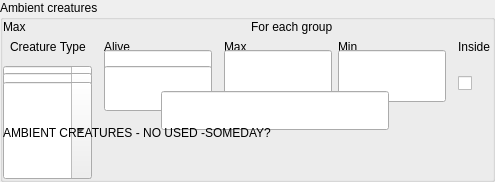
        <widget class="QGroupBox" name="IDC_STATIC_18">
          <property name="title">
            <string>Ambient creatures</string>
          </property>
          <property name="visible">
            <bool>true</bool>
          </property>
          <property name="enabled">
            <bool>true</bool>
          </property>
          <property name="flat">
            <bool>false</bool>
          </property>
          <layout class="QVBoxLayout" name="layout_17">
            <property name="spacing">
              <number>6</number>
            </property>
            <property name="margin">
              <number>0</number>
            </property>
            <item>
              <layout class="QGridLayout" name="layout_18">
                <property name="spacing">
                  <number>6</number>
                </property>
                <property name="margin">
                  <number>0</number>
                </property>
                <item row="0" column="0">
                  <widget class="QLabel" name="IDC_STATIC_19">
                    <property name="text">
                      <string>Max</string>
                    </property>
                    <property name="visible">
                      <bool>true</bool>
                    </property>
                    <property name="enabled">
                      <bool>true</bool>
                    </property>
                    <property name="alignment">
                      <set>Qt::AlignLeft</set>
                    </property>
                    <property name="minimumSize">
                      <size>
                        <width>27</width>
                        <height>11</height>
                      </size>
                    </property>
                    <property name="sizePolicy">
                      <sizepolicy hsizetype="Preferred" vsizetype="Preferred">
                        <horstretch>0</horstretch>
                        <verstretch>0</verstretch>
                      </sizepolicy>
                    </property>
                  </widget>
                </item>
                <item row="0" column="2">
                  <widget class="QLabel" name="IDC_STATIC_20">
                    <property name="text">
                      <string>For each group</string>
                    </property>
                    <property name="visible">
                      <bool>true</bool>
                    </property>
                    <property name="enabled">
                      <bool>true</bool>
                    </property>
                    <property name="alignment">
                      <set>Qt::AlignLeft</set>
                    </property>
                    <property name="minimumSize">
                      <size>
                        <width>68</width>
                        <height>11</height>
                      </size>
                    </property>
                    <property name="sizePolicy">
                      <sizepolicy hsizetype="Preferred" vsizetype="Preferred">
                        <horstretch>0</horstretch>
                        <verstretch>0</verstretch>
                      </sizepolicy>
                    </property>
                  </widget>
                </item>
              </layout>
            </item>
            <item>
              <layout class="QGridLayout" name="layout_19">
                <property name="spacing">
                  <number>6</number>
                </property>
                <property name="margin">
                  <number>0</number>
                </property>
                <item row="0" column="1" rowspan="2">
                  <widget class="QLabel" name="IDC_STATIC_21">
                    <property name="text">
                      <string>Creature Type</string>
                    </property>
                    <property name="visible">
                      <bool>true</bool>
                    </property>
                    <property name="enabled">
                      <bool>true</bool>
                    </property>
                    <property name="alignment">
                      <set>Qt::AlignLeft</set>
                    </property>
                    <property name="minimumSize">
                      <size>
                        <width>75</width>
                        <height>11</height>
                      </size>
                    </property>
                    <property name="sizePolicy">
                      <sizepolicy hsizetype="Preferred" vsizetype="Preferred">
                        <horstretch>0</horstretch>
                        <verstretch>0</verstretch>
                      </sizepolicy>
                    </property>
                  </widget>
                </item>
                <item row="0" column="4" rowspan="2" colspan="2">
                  <widget class="QLabel" name="IDC_STATIC_22">
                    <property name="text">
                      <string>Alive</string>
                    </property>
                    <property name="visible">
                      <bool>true</bool>
                    </property>
                    <property name="enabled">
                      <bool>true</bool>
                    </property>
                    <property name="alignment">
                      <set>Qt::AlignLeft</set>
                    </property>
                    <property name="minimumSize">
                      <size>
                        <width>34</width>
                        <height>11</height>
                      </size>
                    </property>
                    <property name="sizePolicy">
                      <sizepolicy hsizetype="Preferred" vsizetype="Preferred">
                        <horstretch>0</horstretch>
                        <verstretch>0</verstretch>
                      </sizepolicy>
                    </property>
                  </widget>
                </item>
                <item row="0" column="7" rowspan="2">
                  <widget class="QLabel" name="IDC_STATIC_23">
                    <property name="text">
                      <string>Max</string>
                    </property>
                    <property name="visible">
                      <bool>true</bool>
                    </property>
                    <property name="enabled">
                      <bool>true</bool>
                    </property>
                    <property name="alignment">
                      <set>Qt::AlignLeft</set>
                    </property>
                    <property name="minimumSize">
                      <size>
                        <width>34</width>
                        <height>11</height>
                      </size>
                    </property>
                    <property name="sizePolicy">
                      <sizepolicy hsizetype="Preferred" vsizetype="Preferred">
                        <horstretch>0</horstretch>
                        <verstretch>0</verstretch>
                      </sizepolicy>
                    </property>
                  </widget>
                </item>
                <item row="0" column="8" rowspan="2" colspan="2">
                  <widget class="QLabel" name="IDC_STATIC_24">
                    <property name="text">
                      <string>Min</string>
                    </property>
                    <property name="visible">
                      <bool>true</bool>
                    </property>
                    <property name="enabled">
                      <bool>true</bool>
                    </property>
                    <property name="alignment">
                      <set>Qt::AlignLeft</set>
                    </property>
                    <property name="minimumSize">
                      <size>
                        <width>34</width>
                        <height>11</height>
                      </size>
                    </property>
                    <property name="sizePolicy">
                      <sizepolicy hsizetype="Preferred" vsizetype="Preferred">
                        <horstretch>0</horstretch>
                        <verstretch>0</verstretch>
                      </sizepolicy>
                    </property>
                  </widget>
                </item>
                <item row="0" column="11" rowspan="2" colspan="3">
                  <widget class="QLabel" name="IDC_STATIC_25">
                    <property name="text">
                      <string>Inside</string>
                    </property>
                    <property name="visible">
                      <bool>true</bool>
                    </property>
                    <property name="enabled">
                      <bool>true</bool>
                    </property>
                    <property name="alignment">
                      <set>Qt::AlignLeft</set>
                    </property>
                    <property name="minimumSize">
                      <size>
                        <width>34</width>
                        <height>11</height>
                      </size>
                    </property>
                    <property name="sizePolicy">
                      <sizepolicy hsizetype="Preferred" vsizetype="Preferred">
                        <horstretch>0</horstretch>
                        <verstretch>0</verstretch>
                      </sizepolicy>
                    </property>
                  </widget>
                </item>
                <item row="1" column="4" rowspan="7" colspan="2">
                  <widget class="QLineEdit" name="IDC_AMB_N_GROUPS2">
                    <property name="visible">
                      <bool>true</bool>
                    </property>
                    <property name="enabled">
                      <bool>true</bool>
                    </property>
                    <property name="minimumSize">
                      <size>
                        <width>34</width>
                        <height>20</height>
                      </size>
                    </property>
                    <property name="sizePolicy">
                      <sizepolicy hsizetype="Preferred" vsizetype="Preferred">
                        <horstretch>0</horstretch>
                        <verstretch>0</verstretch>
                      </sizepolicy>
                    </property>
                  </widget>
                </item>
                <!--
<item row="1" column="4" rowspan="7" colspan="2">
  <widget class="QLineEdit" name="IDC_AMB_N_GROUPS3">
    <property name="visible">
      <bool>true</bool>
    </property>
    <property name="enabled">
      <bool>true</bool>
    </property>
    <property name="minimumSize">
      <size>
        <width>34</width>
        <height>20</height>
      </size>
    </property>
    <property name="sizePolicy">
      <sizepolicy hsizetype="Preferred" vsizetype="Preferred">
        <horstretch>0</horstretch>
        <verstretch>0</verstretch>
      </sizepolicy>
    </property>
  </widget>
</item>
-->
                <!--
<item row="1" column="4" rowspan="7" colspan="2">
  <widget class="QLineEdit" name="IDC_AMB_N_GROUPS4">
    <property name="visible">
      <bool>true</bool>
    </property>
    <property name="enabled">
      <bool>true</bool>
    </property>
    <property name="minimumSize">
      <size>
        <width>34</width>
        <height>20</height>
      </size>
    </property>
    <property name="sizePolicy">
      <sizepolicy hsizetype="Preferred" vsizetype="Preferred">
        <horstretch>0</horstretch>
        <verstretch>0</verstretch>
      </sizepolicy>
    </property>
  </widget>
</item>
-->
                <!--
<item row="1" column="4" rowspan="7" colspan="2">
  <widget class="QLineEdit" name="IDC_AMB_N_GROUPS5">
    <property name="visible">
      <bool>true</bool>
    </property>
    <property name="enabled">
      <bool>true</bool>
    </property>
    <property name="minimumSize">
      <size>
        <width>34</width>
        <height>20</height>
      </size>
    </property>
    <property name="sizePolicy">
      <sizepolicy hsizetype="Preferred" vsizetype="Preferred">
        <horstretch>0</horstretch>
        <verstretch>0</verstretch>
      </sizepolicy>
    </property>
  </widget>
</item>
-->
                <!--
<item row="1" column="4" rowspan="7" colspan="2">
  <widget class="QLineEdit" name="IDC_AMB_N_GROUPS6">
    <property name="visible">
      <bool>true</bool>
    </property>
    <property name="enabled">
      <bool>true</bool>
    </property>
    <property name="minimumSize">
      <size>
        <width>34</width>
        <height>20</height>
      </size>
    </property>
    <property name="sizePolicy">
      <sizepolicy hsizetype="Preferred" vsizetype="Preferred">
        <horstretch>0</horstretch>
        <verstretch>0</verstretch>
      </sizepolicy>
    </property>
  </widget>
</item>
-->
                <item row="1" column="7" rowspan="7">
                  <widget class="QLineEdit" name="IDC_AMB_MAX1">
                    <property name="visible">
                      <bool>true</bool>
                    </property>
                    <property name="enabled">
                      <bool>true</bool>
                    </property>
                    <property name="minimumSize">
                      <size>
                        <width>34</width>
                        <height>20</height>
                      </size>
                    </property>
                    <property name="sizePolicy">
                      <sizepolicy hsizetype="Preferred" vsizetype="Preferred">
                        <horstretch>0</horstretch>
                        <verstretch>0</verstretch>
                      </sizepolicy>
                    </property>
                  </widget>
                </item>
                <!--
<item row="1" column="7" rowspan="7">
  <widget class="QLineEdit" name="IDC_AMB_MAX2">
    <property name="visible">
      <bool>true</bool>
    </property>
    <property name="enabled">
      <bool>true</bool>
    </property>
    <property name="minimumSize">
      <size>
        <width>34</width>
        <height>20</height>
      </size>
    </property>
    <property name="sizePolicy">
      <sizepolicy hsizetype="Preferred" vsizetype="Preferred">
        <horstretch>0</horstretch>
        <verstretch>0</verstretch>
      </sizepolicy>
    </property>
  </widget>
</item>
-->
                <!--
<item row="1" column="7" rowspan="7">
  <widget class="QLineEdit" name="IDC_AMB_MAX3">
    <property name="visible">
      <bool>true</bool>
    </property>
    <property name="enabled">
      <bool>true</bool>
    </property>
    <property name="minimumSize">
      <size>
        <width>34</width>
        <height>20</height>
      </size>
    </property>
    <property name="sizePolicy">
      <sizepolicy hsizetype="Preferred" vsizetype="Preferred">
        <horstretch>0</horstretch>
        <verstretch>0</verstretch>
      </sizepolicy>
    </property>
  </widget>
</item>
-->
                <!--
<item row="1" column="7" rowspan="7">
  <widget class="QLineEdit" name="IDC_AMB_MAX4">
    <property name="visible">
      <bool>true</bool>
    </property>
    <property name="enabled">
      <bool>true</bool>
    </property>
    <property name="minimumSize">
      <size>
        <width>34</width>
        <height>20</height>
      </size>
    </property>
    <property name="sizePolicy">
      <sizepolicy hsizetype="Preferred" vsizetype="Preferred">
        <horstretch>0</horstretch>
        <verstretch>0</verstretch>
      </sizepolicy>
    </property>
  </widget>
</item>
-->
                <!--
<item row="1" column="7" rowspan="7">
  <widget class="QLineEdit" name="IDC_AMB_MAX5">
    <property name="visible">
      <bool>true</bool>
    </property>
    <property name="enabled">
      <bool>true</bool>
    </property>
    <property name="minimumSize">
      <size>
        <width>34</width>
        <height>20</height>
      </size>
    </property>
    <property name="sizePolicy">
      <sizepolicy hsizetype="Preferred" vsizetype="Preferred">
        <horstretch>0</horstretch>
        <verstretch>0</verstretch>
      </sizepolicy>
    </property>
  </widget>
</item>
-->
                <!--
<item row="1" column="7" rowspan="7">
  <widget class="QLineEdit" name="IDC_AMB_MAX6">
    <property name="visible">
      <bool>true</bool>
    </property>
    <property name="enabled">
      <bool>true</bool>
    </property>
    <property name="minimumSize">
      <size>
        <width>34</width>
        <height>20</height>
      </size>
    </property>
    <property name="sizePolicy">
      <sizepolicy hsizetype="Preferred" vsizetype="Preferred">
        <horstretch>0</horstretch>
        <verstretch>0</verstretch>
      </sizepolicy>
    </property>
  </widget>
</item>
-->
                <item row="1" column="8" rowspan="7" colspan="2">
                  <widget class="QLineEdit" name="IDC_AMB_MIN1">
                    <property name="visible">
                      <bool>true</bool>
                    </property>
                    <property name="enabled">
                      <bool>true</bool>
                    </property>
                    <property name="minimumSize">
                      <size>
                        <width>34</width>
                        <height>20</height>
                      </size>
                    </property>
                    <property name="sizePolicy">
                      <sizepolicy hsizetype="Preferred" vsizetype="Preferred">
                        <horstretch>0</horstretch>
                        <verstretch>0</verstretch>
                      </sizepolicy>
                    </property>
                  </widget>
                </item>
                <!--
<item row="1" column="8" rowspan="7" colspan="2">
  <widget class="QLineEdit" name="IDC_AMB_MIN2">
    <property name="visible">
      <bool>true</bool>
    </property>
    <property name="enabled">
      <bool>true</bool>
    </property>
    <property name="minimumSize">
      <size>
        <width>34</width>
        <height>20</height>
      </size>
    </property>
    <property name="sizePolicy">
      <sizepolicy hsizetype="Preferred" vsizetype="Preferred">
        <horstretch>0</horstretch>
        <verstretch>0</verstretch>
      </sizepolicy>
    </property>
  </widget>
</item>
-->
                <!--
<item row="1" column="8" rowspan="7" colspan="2">
  <widget class="QLineEdit" name="IDC_AMB_MIN3">
    <property name="visible">
      <bool>true</bool>
    </property>
    <property name="enabled">
      <bool>true</bool>
    </property>
    <property name="minimumSize">
      <size>
        <width>34</width>
        <height>20</height>
      </size>
    </property>
    <property name="sizePolicy">
      <sizepolicy hsizetype="Preferred" vsizetype="Preferred">
        <horstretch>0</horstretch>
        <verstretch>0</verstretch>
      </sizepolicy>
    </property>
  </widget>
</item>
-->
                <!--
<item row="1" column="8" rowspan="7" colspan="2">
  <widget class="QLineEdit" name="IDC_AMB_MIN4">
    <property name="visible">
      <bool>true</bool>
    </property>
    <property name="enabled">
      <bool>true</bool>
    </property>
    <property name="minimumSize">
      <size>
        <width>34</width>
        <height>20</height>
      </size>
    </property>
    <property name="sizePolicy">
      <sizepolicy hsizetype="Preferred" vsizetype="Preferred">
        <horstretch>0</horstretch>
        <verstretch>0</verstretch>
      </sizepolicy>
    </property>
  </widget>
</item>
-->
                <!--
<item row="1" column="8" rowspan="7" colspan="2">
  <widget class="QLineEdit" name="IDC_AMB_MIN5">
    <property name="visible">
      <bool>true</bool>
    </property>
    <property name="enabled">
      <bool>true</bool>
    </property>
    <property name="minimumSize">
      <size>
        <width>34</width>
        <height>20</height>
      </size>
    </property>
    <property name="sizePolicy">
      <sizepolicy hsizetype="Preferred" vsizetype="Preferred">
        <horstretch>0</horstretch>
        <verstretch>0</verstretch>
      </sizepolicy>
    </property>
  </widget>
</item>
-->
                <!--
<item row="1" column="8" rowspan="7" colspan="2">
  <widget class="QLineEdit" name="IDC_AMB_MIN6">
    <property name="visible">
      <bool>true</bool>
    </property>
    <property name="enabled">
      <bool>true</bool>
    </property>
    <property name="minimumSize">
      <size>
        <width>34</width>
        <height>20</height>
      </size>
    </property>
    <property name="sizePolicy">
      <sizepolicy hsizetype="Preferred" vsizetype="Preferred">
        <horstretch>0</horstretch>
        <verstretch>0</verstretch>
      </sizepolicy>
    </property>
  </widget>
</item>
-->
                <item row="3" column="0" rowspan="13" colspan="3">
                  <widget class="QComboBox" name="IDC_AMB_TYPE6">
                    <property name="visible">
                      <bool>true</bool>
                    </property>
                    <property name="enabled">
                      <bool>true</bool>
                    </property>
                    <property name="editable">
                      <bool>true</bool>
                    </property>
                    <property name="minimumSize">
                      <size>
                        <width>89</width>
                        <height>89</height>
                      </size>
                    </property>
                    <property name="sizePolicy">
                      <sizepolicy hsizetype="Preferred" vsizetype="Preferred">
                        <horstretch>0</horstretch>
                        <verstretch>0</verstretch>
                      </sizepolicy>
                    </property>
                  </widget>
                </item>
                <!--
<item row="3" column="0" rowspan="10" colspan="4">
  <widget class="QComboBox" name="IDC_AMB_TYPE1">
    <property name="visible">
      <bool>true</bool>
    </property>
    <property name="enabled">
      <bool>true</bool>
    </property>
    <property name="editable">
      <bool>true</bool>
    </property>
    <property name="minimumSize">
      <size>
        <width>89</width>
        <height>82</height>
      </size>
    </property>
    <property name="sizePolicy">
      <sizepolicy hsizetype="Preferred" vsizetype="Preferred">
        <horstretch>0</horstretch>
        <verstretch>0</verstretch>
      </sizepolicy>
    </property>
  </widget>
</item>
-->
                <item row="3" column="4" rowspan="6" colspan="2">
                  <widget class="QLineEdit" name="IDC_AMB_N_GROUPS1">
                    <property name="visible">
                      <bool>true</bool>
                    </property>
                    <property name="enabled">
                      <bool>true</bool>
                    </property>
                    <property name="minimumSize">
                      <size>
                        <width>34</width>
                        <height>20</height>
                      </size>
                    </property>
                    <property name="sizePolicy">
                      <sizepolicy hsizetype="Preferred" vsizetype="Preferred">
                        <horstretch>0</horstretch>
                        <verstretch>0</verstretch>
                      </sizepolicy>
                    </property>
                  </widget>
                </item>
                <item row="4" column="0" rowspan="10" colspan="3">
                  <widget class="QComboBox" name="IDC_AMB_TYPE2">
                    <property name="visible">
                      <bool>true</bool>
                    </property>
                    <property name="enabled">
                      <bool>true</bool>
                    </property>
                    <property name="editable">
                      <bool>true</bool>
                    </property>
                    <property name="minimumSize">
                      <size>
                        <width>89</width>
                        <height>82</height>
                      </size>
                    </property>
                    <property name="sizePolicy">
                      <sizepolicy hsizetype="Preferred" vsizetype="Preferred">
                        <horstretch>0</horstretch>
                        <verstretch>0</verstretch>
                      </sizepolicy>
                    </property>
                  </widget>
                </item>
                <item row="4" column="11" rowspan="3" colspan="2">
                  <widget class="QCheckBox" name="IDC_AMB_OUTSIDE1">
                    <property name="visible">
                      <bool>true</bool>
                    </property>
                    <property name="enabled">
                      <bool>true</bool>
                    </property>
                    <property name="minimumSize">
                      <size>
                        <width>20</width>
                        <height>13</height>
                      </size>
                    </property>
                    <property name="sizePolicy">
                      <sizepolicy hsizetype="Preferred" vsizetype="Preferred">
                        <horstretch>0</horstretch>
                        <verstretch>0</verstretch>
                      </sizepolicy>
                    </property>
                  </widget>
                </item>
                <!--
<item row="4" column="11" rowspan="3" colspan="2">
  <widget class="QCheckBox" name="IDC_AMB_OUTSIDE2">
    <property name="visible">
      <bool>true</bool>
    </property>
    <property name="enabled">
      <bool>true</bool>
    </property>
    <property name="minimumSize">
      <size>
        <width>20</width>
        <height>13</height>
      </size>
    </property>
    <property name="sizePolicy">
      <sizepolicy hsizetype="Preferred" vsizetype="Preferred">
        <horstretch>0</horstretch>
        <verstretch>0</verstretch>
      </sizepolicy>
    </property>
  </widget>
</item>
-->
                <!--
<item row="4" column="11" rowspan="3" colspan="2">
  <widget class="QCheckBox" name="IDC_AMB_OUTSIDE3">
    <property name="visible">
      <bool>true</bool>
    </property>
    <property name="enabled">
      <bool>true</bool>
    </property>
    <property name="minimumSize">
      <size>
        <width>20</width>
        <height>13</height>
      </size>
    </property>
    <property name="sizePolicy">
      <sizepolicy hsizetype="Preferred" vsizetype="Preferred">
        <horstretch>0</horstretch>
        <verstretch>0</verstretch>
      </sizepolicy>
    </property>
  </widget>
</item>
-->
                <!--
<item row="4" column="11" rowspan="3" colspan="2">
  <widget class="QCheckBox" name="IDC_AMB_OUTSIDE4">
    <property name="visible">
      <bool>true</bool>
    </property>
    <property name="enabled">
      <bool>true</bool>
    </property>
    <property name="minimumSize">
      <size>
        <width>20</width>
        <height>13</height>
      </size>
    </property>
    <property name="sizePolicy">
      <sizepolicy hsizetype="Preferred" vsizetype="Preferred">
        <horstretch>0</horstretch>
        <verstretch>0</verstretch>
      </sizepolicy>
    </property>
  </widget>
</item>
-->
                <!--
<item row="4" column="11" rowspan="3" colspan="2">
  <widget class="QCheckBox" name="IDC_AMB_OUTSIDE5">
    <property name="visible">
      <bool>true</bool>
    </property>
    <property name="enabled">
      <bool>true</bool>
    </property>
    <property name="minimumSize">
      <size>
        <width>20</width>
        <height>13</height>
      </size>
    </property>
    <property name="sizePolicy">
      <sizepolicy hsizetype="Preferred" vsizetype="Preferred">
        <horstretch>0</horstretch>
        <verstretch>0</verstretch>
      </sizepolicy>
    </property>
  </widget>
</item>
-->
                <!--
<item row="4" column="11" rowspan="3" colspan="2">
  <widget class="QCheckBox" name="IDC_AMB_OUTSIDE6">
    <property name="visible">
      <bool>true</bool>
    </property>
    <property name="enabled">
      <bool>true</bool>
    </property>
    <property name="minimumSize">
      <size>
        <width>20</width>
        <height>13</height>
      </size>
    </property>
    <property name="sizePolicy">
      <sizepolicy hsizetype="Preferred" vsizetype="Preferred">
        <horstretch>0</horstretch>
        <verstretch>0</verstretch>
      </sizepolicy>
    </property>
  </widget>
</item>
-->
                <item row="5" column="0" rowspan="12" colspan="3">
                  <widget class="QComboBox" name="IDC_AMB_TYPE3">
                    <property name="visible">
                      <bool>true</bool>
                    </property>
                    <property name="enabled">
                      <bool>true</bool>
                    </property>
                    <property name="editable">
                      <bool>true</bool>
                    </property>
                    <property name="minimumSize">
                      <size>
                        <width>89</width>
                        <height>89</height>
                      </size>
                    </property>
                    <property name="sizePolicy">
                      <sizepolicy hsizetype="Preferred" vsizetype="Preferred">
                        <horstretch>0</horstretch>
                        <verstretch>0</verstretch>
                      </sizepolicy>
                    </property>
                  </widget>
                </item>
                <!--
<item row="5" column="0" rowspan="10" colspan="3">
  <widget class="QComboBox" name="IDC_AMB_TYPE4">
    <property name="visible">
      <bool>true</bool>
    </property>
    <property name="enabled">
      <bool>true</bool>
    </property>
    <property name="editable">
      <bool>true</bool>
    </property>
    <property name="minimumSize">
      <size>
        <width>89</width>
        <height>82</height>
      </size>
    </property>
    <property name="sizePolicy">
      <sizepolicy hsizetype="Preferred" vsizetype="Preferred">
        <horstretch>0</horstretch>
        <verstretch>0</verstretch>
      </sizepolicy>
    </property>
  </widget>
</item>
-->
                <!--
<item row="5" column="0" rowspan="10" colspan="3">
  <widget class="QComboBox" name="IDC_AMB_TYPE5">
    <property name="visible">
      <bool>true</bool>
    </property>
    <property name="enabled">
      <bool>true</bool>
    </property>
    <property name="editable">
      <bool>true</bool>
    </property>
    <property name="minimumSize">
      <size>
        <width>89</width>
        <height>82</height>
      </size>
    </property>
    <property name="sizePolicy">
      <sizepolicy hsizetype="Preferred" vsizetype="Preferred">
        <horstretch>0</horstretch>
        <verstretch>0</verstretch>
      </sizepolicy>
    </property>
  </widget>
</item>
-->
                <item row="6" column="5" rowspan="5" colspan="4">
                  <widget class="QLineEdit" name="IDC_FFT1_EDIT">
                    <property name="visible">
                      <bool>true</bool>
                    </property>
                    <property name="enabled">
                      <bool>true</bool>
                    </property>
                    <property name="minimumSize">
                      <size>
                        <width>68</width>
                        <height>20</height>
                      </size>
                    </property>
                    <property name="sizePolicy">
                      <sizepolicy hsizetype="Preferred" vsizetype="Preferred">
                        <horstretch>0</horstretch>
                        <verstretch>0</verstretch>
                      </sizepolicy>
                    </property>
                  </widget>
                </item>
                <item row="10" column="0" rowspan="2" colspan="12">
                  <widget class="QLabel" name="IDC_STATIC_26">
                    <property name="text">
                      <string>AMBIENT CREATURES - NO USED -SOMEDAY?</string>
                    </property>
                    <property name="visible">
                      <bool>true</bool>
                    </property>
                    <property name="enabled">
                      <bool>true</bool>
                    </property>
                    <property name="alignment">
                      <set>Qt::AlignLeft</set>
                    </property>
                    <property name="minimumSize">
                      <size>
                        <width>246</width>
                        <height>13</height>
                      </size>
                    </property>
                    <property name="sizePolicy">
                      <sizepolicy hsizetype="Preferred" vsizetype="Preferred">
                        <horstretch>0</horstretch>
                        <verstretch>0</verstretch>
                      </sizepolicy>
                    </property>
                  </widget>
                </item>
              </layout>
            </item>
          </layout>
          <property name="minimumSize">
            <size>
              <width>260</width>
              <height>68</height>
            </size>
          </property>
          <property name="sizePolicy">
            <sizepolicy hsizetype="Preferred" vsizetype="Preferred">
              <horstretch>0</horstretch>
              <verstretch>0</verstretch>
            </sizepolicy>
          </property>
        </widget>
